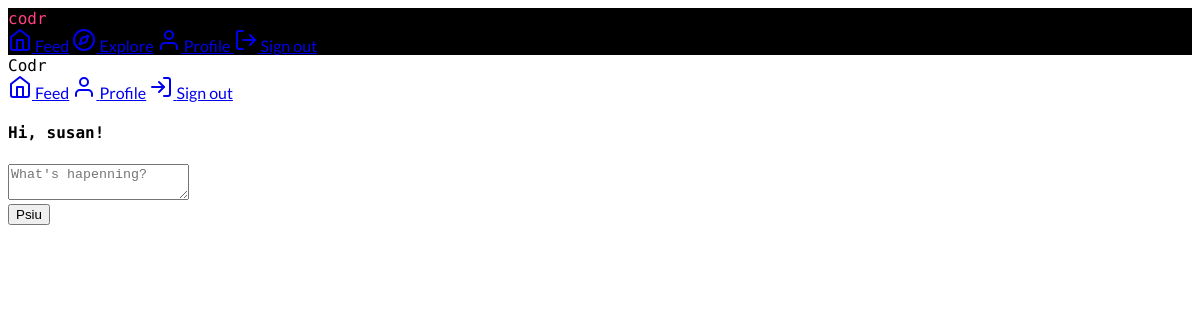
Page /feed (signed in) on the earlier database version.
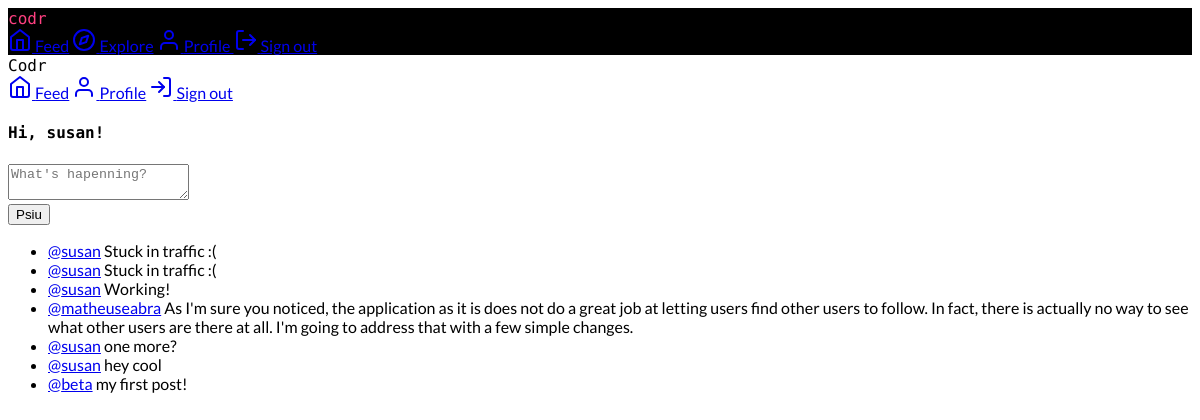
Same page on the later database version.
### app/models.py (models this page shows, shortened)
class User(UserMixin, db.Model):
    id = db.Column(db.Integer, primary_key=True)
    username = db.Column(db.String(64), index=True, unique=True)
    email = db.Column(db.String(120), index=True, unique=True)
    password_hash = db.Column(db.String(128))
    bio = db.Column(db.String(148), default="")
    active = db.Column(db.Boolean, default=False)
    last_seen = db.Column(db.DateTime, default=datetime.utcnow)
    posts = db.relationship("Post", backref="author", lazy="dynamic")
    followed = db.relationship(
        "User",
        secondary=followers,
        primaryjoin=(followers.c.follower_id == id),
        secondaryjoin=(followers.c.followed_id == id),
        backref=db.backref("followers", lazy="dynamic"),
        lazy="dynamic",
    )
    def followed_posts(self):
        followed = Post.query.join(
            followers, (followers.c.followed_id == Post.user_id)).filter(
                followers.c.follower_id == self.id)
        own = Post.query.filter_by(user_id=self.id)
        return followed.union(own).order_by(Post.timestamp.desc())
    @login.user_loader
    def load_user(id):
        return User.query.get(int(id))

class Post(db.Model):
    id = db.Column(db.Integer, primary_key=True)
    body = db.Column(db.String(140))
    timestamp = db.Column(db.DateTime, index=True, default=datetime.utcnow)
    user_id = db.Column(db.Integer, db.ForeignKey("user.id"))

### app/routes.py (the view)
@app.route("/", methods=["GET", "POST"])
@app.route("/feed", methods=["GET", "POST"])
@login_required
def feed():
    form = PostForm()
    if form.validate_on_submit():
        post = Post(body=form.post.data, author=current_user)
        db.session.add(post)
        db.session.commit()
        return redirect(url_for("feed"))
    page = request.args.get("page", 1, type=int)
    posts = current_user.followed_posts().paginate(
        page, app.config["PAGINATION_LIMIT"], False
    )
    return render_template("feed.html", title="Feed", form=form, posts=posts.items)

### app/forms.py
class PostForm(FlaskForm):
    post = TextAreaField(
        "Say something", validators=[DataRequired(), Length(min=1, max=280)]
    )
    submit = SubmitField("Psiu")

### app/routes.py (called while the page is built)
@app.before_request
def before_request():
    if current_user.is_authenticated:
        current_user.last_seen = datetime.utcnow()
        db.session.commit()

### app/templates/feed.html (shortened to what this page needs)
{% extends "base.html" %}
{% block content %}
<h4>Hi, {{ current_user.username }}!</h4>
<form action="" method="post">
    <div class="demo-card-square mdl-card mdl-shadow--2dp">
        <div class="mdl-card__supporting-text">
            <div class="mdl-textfield mdl-js-textfield">
                {{ form.post(class="mdl-textfield__input", placeholder="What's hapenning?") }}
            </div>
        </div>
        <div class="mdl-card__actions mdl-card--border ">
            {{ form.submit(class="mdl-button font-sc mdl-js-button mdl-button--raised mdl-js-ripple-effect mdl-button--accent") }}
        </div>
    </div>
</form>
<ul class="demo-list-three mdl-list">
    {% for post in posts %}
    {% include '_post.html' %}
    {% endfor %}
</ul>
{% endblock %}

### app/templates/base.html (shortened to what this page needs)
<!doctype html>
<html lang="en">
<head>
  <link rel="stylesheet" href="https://code.getmdl.io/1.3.0/material.deep_purple-pink.min.css">
</head>
<body class="mdl-demo mdl-color--grey-100 mdl-color-text--grey-700 mdl-base">
  <div class="mdl-layout mdl-js-layout">
    <header class="black-bg mdl-layout__header mdl-layout__header--scroll  mdl-shadow--2dp">
      <div class="mdl-layout__header-row">
        <span class="mdl-layout-title" style="color: #ff4081">codr</span>
        <nav class="mdl-navigation">
          {% if current_user.is_anonymous %}
          <a class="mdl-navigation__link" href="{{ url_for('login') }}"><i data-feather="log-in"></i> Sign in</a>
          <a class="mdl-button mdl-js-button mdl-button--raised mdl-button--accent"
            href="{{ url_for('register') }}">Sign Up</a>
          {% else %}
          <a class="mdl-navigation__link" href="{{ url_for('feed') }}"><i data-feather="home"></i> Feed</a>
          <a class="mdl-navigation__link" href="{{ url_for('explore') }}"><i data-feather="compass"></i>
            Explore</a>
          <a class="mdl-navigation__link" href="{{ url_for('user', username=current_user.username) }}">
            <i data-feather="user"></i>
            Profile
          </a>
          <a class="mdl-navigation__link" href={{ url_for('logout') }}><i data-feather="log-out"></i>
            Sign out</a>
          {% endif %}
        </nav>
      </div>
    </header>
    <div class="mdl-layout__drawer">
      <span class="mdl-layout-title">Codr</span>
      <nav class="mdl-navigation">
        {% if current_user.is_anonymous %}
        <a class="mdl-navigation__link" href="{{ url_for('login') }}">Sign in</a>
        <a class="mdl-button mdl-js-button mdl-button--raised mdl-button--accent" href="{{ url_for('register') }}">Sign
          Up</a>
        {% else %}
        <a class="mdl-navigation__link" href="{{ url_for('feed') }}"><i data-feather="home"></i> Feed</a>
        <a class="mdl-navigation__link" href="{{ url_for('user', username=current_user.username) }}"><i
            data-feather="user"></i> Profile</a>
        <a class="mdl-navigation__link" href={{ url_for('logout') }}>
          <i data-feather="log-in"></i>
          Sign out
        </a>
        {% endif %}
      </nav>
    </div>
    <main class="mdl-layout__content">
      <div class="page-content">
        <div class="mdl-grid">
          <div class="mdl-cell mdl-cell--4-col mdl-cell--4-offset mdl-cell--8-col-tablet mdl-cell--12-col-phone">
            {% block content %}{% endblock %}
          </div>
        </div>
      </div>
    </main>
  </div>
</body>
</html>

### app/templates/_post.html
<li class="mdl-list__item mdl-list__item--three-line">
  <span class="mdl-list__item-primary-content">
    <a href="{{ url_for('user', username=post.author.username) }}">@{{ post.author.username }}</a>
    <span class="mdl-list__item-text-body">
      {{ post.body }}
    </span>
  </span>
</li>

### app/templates/base.html (style rules this page uses)
body { font-family: 'Lato', sans-serif; }
h1, h2, h3, h4, .mdl-layout-title { font-family: 'Source Code Pro', monospace; }
.black-bg { background-color: #000; }

Differences in the rows shown:
added Post: author.username "susan", body "Stuck in traffic :("
added Post: author.username "susan", body "Stuck in traffic :("
added Post: author.username "susan", body "Working!"
added Post: author.username "matheuseabra", body "As I'm sure you noticed, the application as it is does not do a great job at letting users find other users to follow. In fact, there is actually no way to see what other users are there at all. I'm going to address that with a few simple changes."
added Post: author.username "susan", body "one more?"
added Post: author.username "susan", body "hey cool"
now on this page (row unchanged): Post: author.username "beta", body "my first post!"
